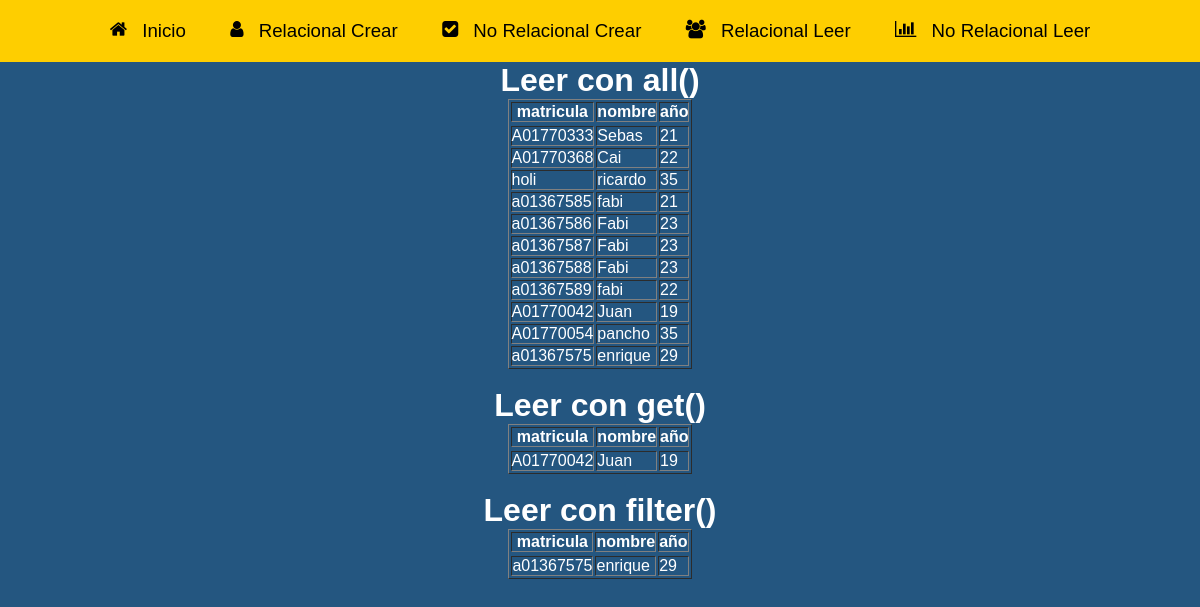
/r-rel, run on an earlier commit of the app's database.
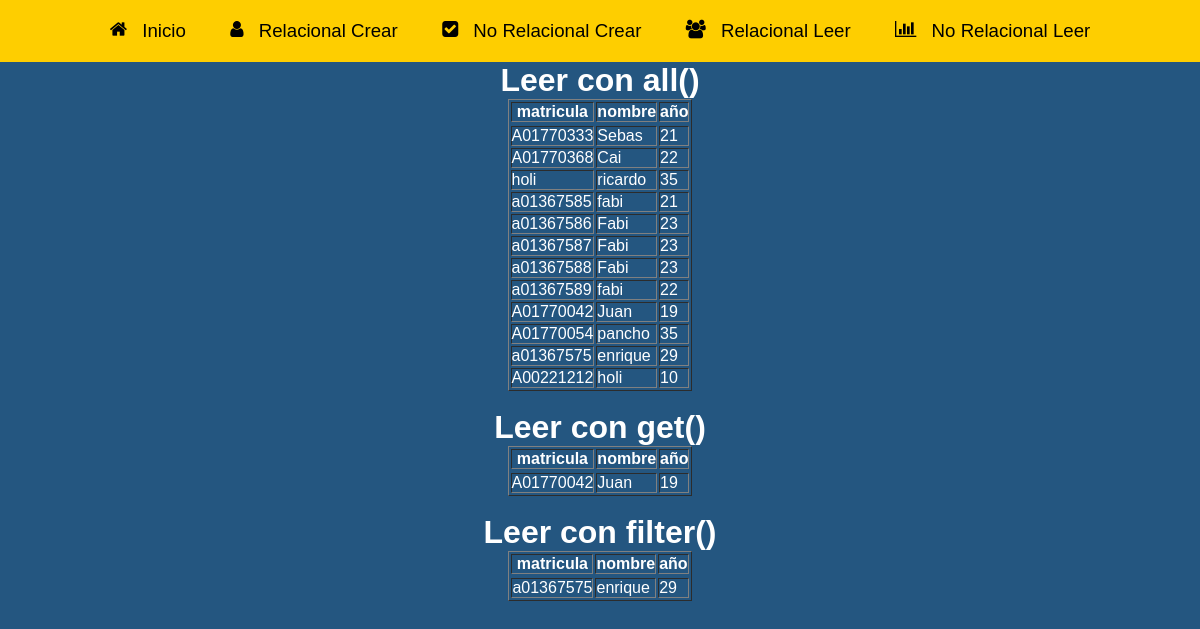
And on a later commit of the database.
### demoCR/models.py (models this page shows)
class Student(models.Model):
    matricula = models.CharField(max_length=10, primary_key=True, unique=True)
    name = models.CharField(max_length=30)
    age = models.IntegerField()

### demoCR/views.py (the view)
# urls.py: path("r-rel", views.r_rel, name="r-rel"),
def r_rel(request):
        lista_all = Student.objects.all()
        student_get = Student.objects.get(age='19')
        lista_filter = Student.objects.filter(age='29')
        return render(request, 'readRelDB.html', {'li_all': lista_all, 'student_get': student_get, "li_filter": lista_filter})

### demoCR/templates/readRelDB.html (shortened to what this page needs)
{% extends "layouts/menu.html"%}
{% block content %}
  {% load static %}
  <!DOCTYPE html>
  <html lang="en">
    <head>
      <link rel="stylesheet" href="{% static 'styles/global.css' %}" />
      <link rel="stylesheet" href="{% static 'styles/registro.css' %}">
    </head>
    <body>
        <center>
        <h1>Leer con all()</h1>
        <table border="1">
            <tr>
                <th>matricula</th>
                <th>nombre</th>
                <th>año</th>
            <tr>
            {% for item in li_all %}
            <tr>
                <td>{{ item.matricula }}</td>
                <td>{{ item.name }}</td>
                <td>{{ item.age }}</td>
             </tr>
            {% endfor %}
        </table>
        <br>
        <h1>Leer con get()</h1>
        <table border="1">
            <tr>
                <th>matricula</th>
                <th>nombre</th>
                <th>año</th>
            <tr>
            <tr>
                <td>{{ student_get.matricula }}</td>
                <td>{{ student_get.name }}</td>
                <td>{{ student_get.age }}</td>
            </tr>
        </table>
        <br>
        <h1>Leer con filter()</h1>
        <table border="1">
            <tr>
                <th>matricula</th>
                <th>nombre</th>
                <th>año</th>
            <tr>
            {% for item in li_filter %}
            <tr>
                <td>{{ item.matricula }}</td>
                <td>{{ item.name }}</td>
                <td>{{ item.age }}</td>
             </tr>
            {% endfor %}
        </table>
    </center>
      </body>
    </html>
{% endblock %}

### demoCR/templates/layouts/menu.html (shortened to what this page needs)
{% load static %}
<!DOCTYPE html>
<html lang="en">
<head>
    <link href = "{% static 'styles/menu.css' %}" rel = "stylesheet">
    <link href = "{% static 'styles/icons/fonts.css' %}" rel = "stylesheet">
</head>
<body>
    <header class = "menu">
        <nav>
            <ul>
                <li><a href = "{% url 'home' %}"><span class = "icon-home"></span> Inicio </a></li>
                <li><a href = "{% url 'c-rel' %}"><span class = "icon-user"></span> Relacional Crear </a></li>
                <li><a href = "{% url 'c-norel' %}"><span class = "icon-check-square"></span> No Relacional Crear </a></li>
                <li><a href = "{% url 'r-rel' %}"><span class = "icon-group"></span> Relacional Leer </a></li>
                <li><a href = "{% url 'r-norel' %}"><span class = "icon-bar-chart"></span> No Relacional Leer </span></a></li>
            </ul>
        </nav>
    </header>
    {% block content %}
    {% endblock %}
</body>
</html>

### demoCR/static/styles/menu.css (style rules this page uses)
* { margin: 0; padding: 0; -webkit-box-sizing: border-box; -moz-box-sizing: border-box; box-sizing: border-box; }
ul { margin-bottom: 0; padding-left: 0; }
header { width: 100%; background-color: #000000; }
header nav { background-color: #FECE00; z-index: 1000; width: 100%; display: flex; justify-content: center; align-items: center; }
header nav ul { list-style: none; }
header nav ul li { display: inline-flex; font-size: 14pt; border-radius: 14px; transition: background .3s ease; }
header nav ul li a { color: black; display: block; text-decoration: none; padding: 20px; }
header nav ul li a span { margin-right: 10px; }

### demoCR/static/styles/global.css (style rules this page uses)
:root { --button-border: rgb(33, 33, 33); }
* { box-sizing: border-box; padding: 0; margin: 0; }
body { background-color: rgb(36, 86, 128); color: white; font-family: sans-serif; }
a { text-decoration: none; color: inherit; }

What changed in the data, as far as the page shows it:
added Student: matricula "A00221212", name "holi", age "10", shown under "Leer con all()"
